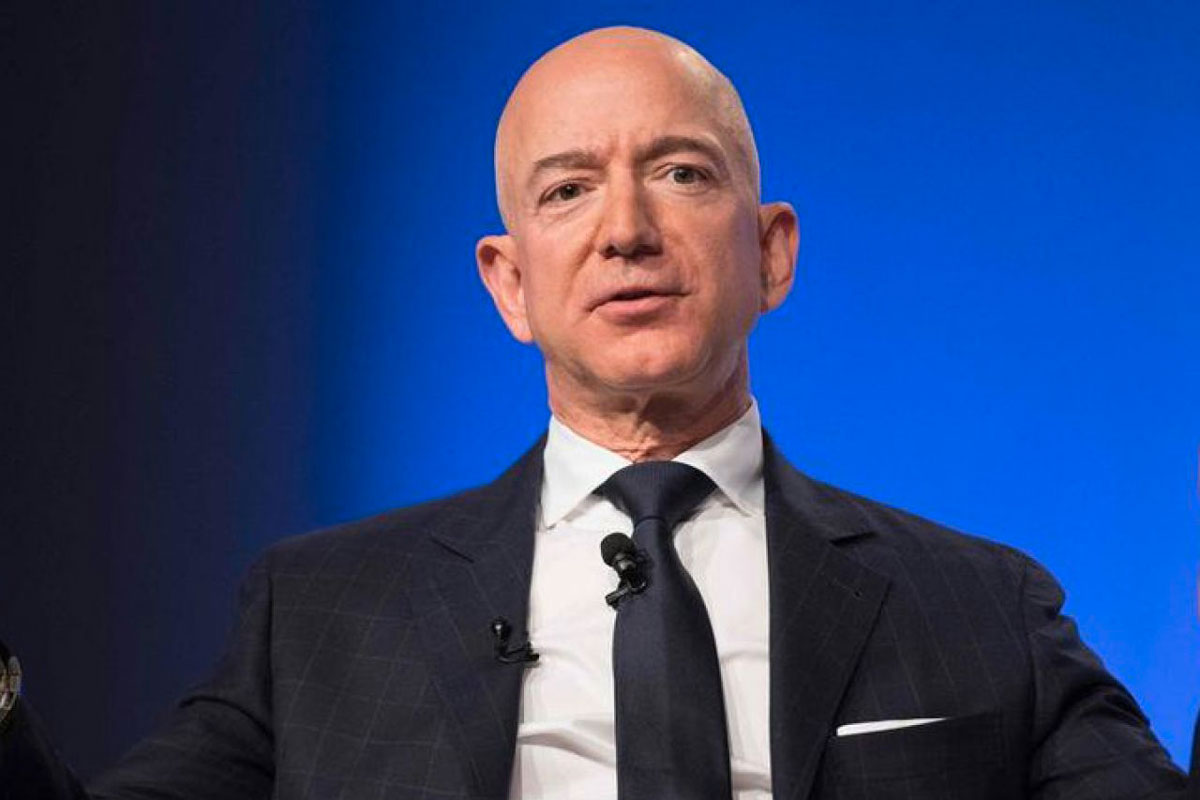
#> input picture images/Jeff Bezoz.jpg, 1200 x 800 px, given in place of the camera
$ python demo_operations.py   (older library calls are emulated)
#> lines starting #> are read from the running program, lines starting #| are printed output that depends on the picture
### image_processing.py
import cv2
import numpy as np
from scipy import stats
import matplotlib.pyplot as plt
from skimage.filters import gabor
from skimage.feature import canny

class ImageProcessor:
    """
    Image processing class implementing all required basic operations
    for the Virtual Camera project
    """

    def __init__(self):
        """Initialize the image processor"""
        self.last_histogram = None

    def statistical_analysis(self, frame):
        """
        Perform statistical analysis on each RGB channel
        Returns: dict with statistics for each channel
        """
        stats_dict = {}

        # Split into RGB channels
        b, g, r = cv2.split(frame)
        channels = {'red': r, 'green': g, 'blue': b}

        for channel_name, channel_data in channels.items():
            # Flatten the channel for calculations
            flat_channel = channel_data.flatten()

            stats_dict[channel_name] = {
                'mean': np.mean(flat_channel),
                'mode': stats.mode(flat_channel, keepdims=True)[0][0],
                'std': np.std(flat_channel),
                'max': np.max(flat_channel),
                'min': np.min(flat_channel)
            }

        return stats_dict

    def linear_transformation(self, frame, alpha=1.2, beta=30):
        """
        Apply linear transformation: new_pixel = alpha * old_pixel + beta
        Args:
            frame: input image
            alpha: contrast multiplier
            beta: brightness offset
        """
        # Apply transformation and clip values to valid range
        transformed = cv2.convertScaleAbs(frame, alpha=alpha, beta=beta)
        return transformed

    def calculate_entropy(self, frame):
        """
        Calculate entropy for each RGB channel
        Returns: dict with entropy values
        """
        entropy_dict = {}

        # Split into RGB channels
        b, g, r = cv2.split(frame)
        channels = {'red': r, 'green': g, 'blue': b}

        for channel_name, channel_data in channels.items():
            # Calculate histogram
            hist, _ = np.histogram(channel_data, bins=256, range=(0, 256))

            # Normalize histogram to get probabilities
            hist = hist / hist.sum()

            # Remove zero probabilities to avoid log(0)
            hist = hist[hist > 0]

            # Calculate entropy: -sum(p * log2(p))
            entropy = -np.sum(hist * np.log2(hist))
            entropy_dict[channel_name] = entropy

        return entropy_dict

    # [34 lines left out: function plot_histogram, not called in this run]

    def histogram_equalization(self, frame):
        """
        Apply histogram equalization to each channel separately
        """
        # Split into RGB channels
        b, g, r = cv2.split(frame)

        # Apply histogram equalization to each channel
        r_eq = cv2.equalizeHist(r)
        g_eq = cv2.equalizeHist(g)
        b_eq = cv2.equalizeHist(b)

        # Merge channels back
        equalized = cv2.merge([b_eq, g_eq, r_eq])
        return equalized

    def edge_detection_filter(self, frame):
        """
        Apply Canny edge detection filter
        """
        # Convert to grayscale for edge detection
        gray = cv2.cvtColor(frame, cv2.COLOR_BGR2GRAY)

        # Apply Canny edge detection
        edges = cv2.Canny(gray, 50, 150)

        # Convert back to 3-channel for consistency
        edges_colored = cv2.cvtColor(edges, cv2.COLOR_GRAY2BGR)
        return edges_colored

    def blur_filter(self, frame, kernel_size=15):
        """
        Apply Gaussian blur filter
        """
        blurred = cv2.GaussianBlur(frame, (kernel_size, kernel_size), 0)
        return blurred

    def sharpen_filter(self, frame):
        """
        Apply sharpening filter using convolution
        """
        # Define sharpening kernel
        kernel = np.array([[-1, -1, -1],
                          [-1,  9, -1],
                          [-1, -1, -1]])

        # Apply filter
        sharpened = cv2.filter2D(frame, -1, kernel)
        return sharpened

    def sobel_filter(self, frame):
        """
        Apply Sobel edge detection filter
        """
        # Convert to grayscale
        gray = cv2.cvtColor(frame, cv2.COLOR_BGR2GRAY)

        # Apply Sobel filter in X and Y directions
        sobel_x = cv2.Sobel(gray, cv2.CV_64F, 1, 0, ksize=3)
        sobel_y = cv2.Sobel(gray, cv2.CV_64F, 0, 1, ksize=3)

        # Combine X and Y gradients
        sobel_combined = np.sqrt(sobel_x**2 + sobel_y**2)

        # Normalize to 0-255 range
        sobel_combined = np.uint8(sobel_combined / sobel_combined.max() * 255)

        # Convert back to 3-channel
        sobel_colored = cv2.cvtColor(sobel_combined, cv2.COLOR_GRAY2BGR)
        return sobel_colored

    def gabor_filter(self, frame, frequency=0.6):
        """
        Apply Gabor filter
        """
        # Convert to grayscale
        gray = cv2.cvtColor(frame, cv2.COLOR_BGR2GRAY)

        # Apply Gabor filter
        filtered_real, _ = gabor(gray, frequency=frequency)

        # Normalize to 0-255 range
        filtered_normalized = np.uint8((filtered_real - filtered_real.min()) /
                                     (filtered_real.max() - filtered_real.min()) * 255)

        # Convert back to 3-channel
        gabor_colored = cv2.cvtColor(filtered_normalized, cv2.COLOR_GRAY2BGR)
        return gabor_colored

    def process_frame(self, frame, filter_type="edge"):
        """
        Main processing function that applies all required operations
        Args:
            frame: input frame from camera
            filter_type: type of filter to apply ("edge", "blur", "sharpen", "sobel", "gabor")
        """
        # 1. Statistical Analysis (print to console for monitoring)
        stats = self.statistical_analysis(frame)

        # 2. Linear Transformation
        transformed = self.linear_transformation(frame, alpha=1.1, beta=20)

        # 3. Calculate Entropy
        entropy = self.calculate_entropy(transformed)

        # 4. Histogram Equalization
        equalized = self.histogram_equalization(transformed)

        # 5. Apply selected filter
        if filter_type == "edge":
            filtered = self.edge_detection_filter(equalized)
        elif filter_type == "blur":
            filtered = self.blur_filter(equalized)
        elif filter_type == "sharpen":
            filtered = self.sharpen_filter(equalized)
        elif filter_type == "sobel":
            filtered = self.sobel_filter(equalized)
        elif filter_type == "gabor":
            filtered = self.gabor_filter(equalized)
        else:
            filtered = self.edge_detection_filter(equalized)  # Default to edge detection

        return filtered, stats, entropy

    # [26 lines left out: function display_statistics, not called in this run]

### demo_operations.py
import cv2
import numpy as np
import matplotlib.pyplot as plt
from image_processing import ImageProcessor

def demonstrate_operations():
    """
    Demonstrate all implemented image processing operations
    """
    # Load a sample image or capture from camera
    cap = cv2.VideoCapture(0)
    if not cap.isOpened():
        print("Cannot open camera. Using sample image instead.")
        # Create a sample image
        sample_img = np.random.randint(0, 255, (480, 640, 3), dtype=np.uint8)
    else:
        ret, sample_img = cap.read()
#> sample_img is the input picture: shape (800, 1200, 3); mean B, G, R 117.3, 67.6, 45.4
        cap.release()
        if not ret:
            sample_img = np.random.randint(0, 255, (480, 640, 3), dtype=np.uint8)

    # Initialize processor
    processor = ImageProcessor()

    print("=== Demonstrating Image Processing Operations ===\n")

    # 1. Statistical Analysis
    print("1. Statistical Analysis:")
    stats = processor.statistical_analysis(sample_img)
#> the loop in statistical_analysis, `for channel_name, channel_data in channels.items():` made 3 passes
#> channel_name on passes 1 to 3: 'red', 'green', 'blue'
#> after the loop in statistical_analysis, `for channel_name, channel_data in channels.items():`: stats_dict = 3 items
#> stats = 3 items
    for channel, data in stats.items():
        print(f"   {channel.upper()} Channel:")
        print(f"     Mean: {data['mean']:.2f}")
        print(f"     Mode: {data['mode']}")
        print(f"     Std Dev: {data['std']:.2f}")
        print(f"     Max: {data['max']}")
        print(f"     Min: {data['min']}")
#> this loop made 3 passes
#> (printed output is left out)
    print()

    # 2. Linear Transformation
    print("2. Linear Transformation (α=1.2, β=30):")
    transformed = processor.linear_transformation(sample_img, alpha=1.2, beta=30)
#> in linear_transformation, `transformed = cv2.convertScaleAbs(frame, alpha=alpha, beta=beta)`:
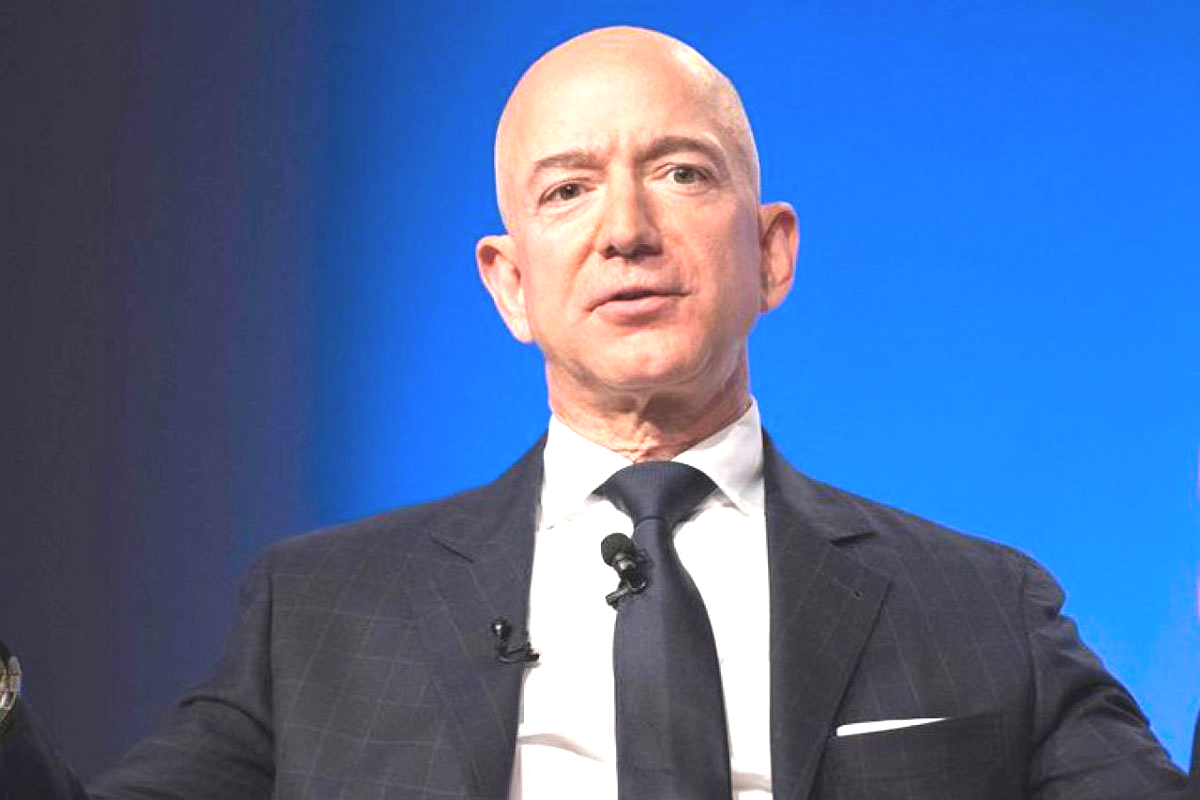
#> transformed: shape (800, 1200, 3); mean B, G, R 159.8, 109, 79.5
    print("   Applied successfully - increases contrast and brightness")
    print()

    # 3. Entropy Calculation
    print("3. Entropy Calculation:")
    entropy = processor.calculate_entropy(sample_img)
#> the loop in calculate_entropy, `for channel_name, channel_data in channels.items():` made 3 passes
#> (channel_name, entropy) on passes 1 to 3: ('red', 5.61), ('green', 7.01), ('blue', 7.51)
#> after the loop in calculate_entropy, `for channel_name, channel_data in channels.items():`: entropy_dict = {'red': 5.61, 'green': 7.01, 'blue': 7.51}
#> entropy = {'red': 5.61, 'green': 7.01, 'blue': 7.51}
    for channel, value in entropy.items():
        print(f"   {channel.upper()} Channel Entropy: {value:.3f}")
#> this loop made 3 passes
#|    RED Channel Entropy: 5.614
#|    GREEN Channel Entropy: 7.009
#|    BLUE Channel Entropy: 7.506
    print()

    # 4. Histogram Equalization
    print("4. Histogram Equalization:")
    equalized = processor.histogram_equalization(sample_img)
    print("   Applied successfully - enhances contrast")
    print()

    # 5. Filters
    print("5. Filters:")
    filters = [
        ("Edge Detection (Canny)", processor.edge_detection_filter),
        ("Gaussian Blur", processor.blur_filter),
        ("Sharpen", processor.sharpen_filter),
        ("Sobel Edge Detection", processor.sobel_filter),
        ("Gabor Filter", processor.gabor_filter)
    ]

    for filter_name, filter_func in filters:
        try:
            filtered = filter_func(sample_img)
            print(f"   ✓ {filter_name}: Applied successfully")
        except Exception as e:
            print(f"   ✗ {filter_name}: Error - {e}")
#> this loop made 5 passes
#> pass 1, in edge_detection_filter, `edges = cv2.Canny(gray, 50, 150)`:
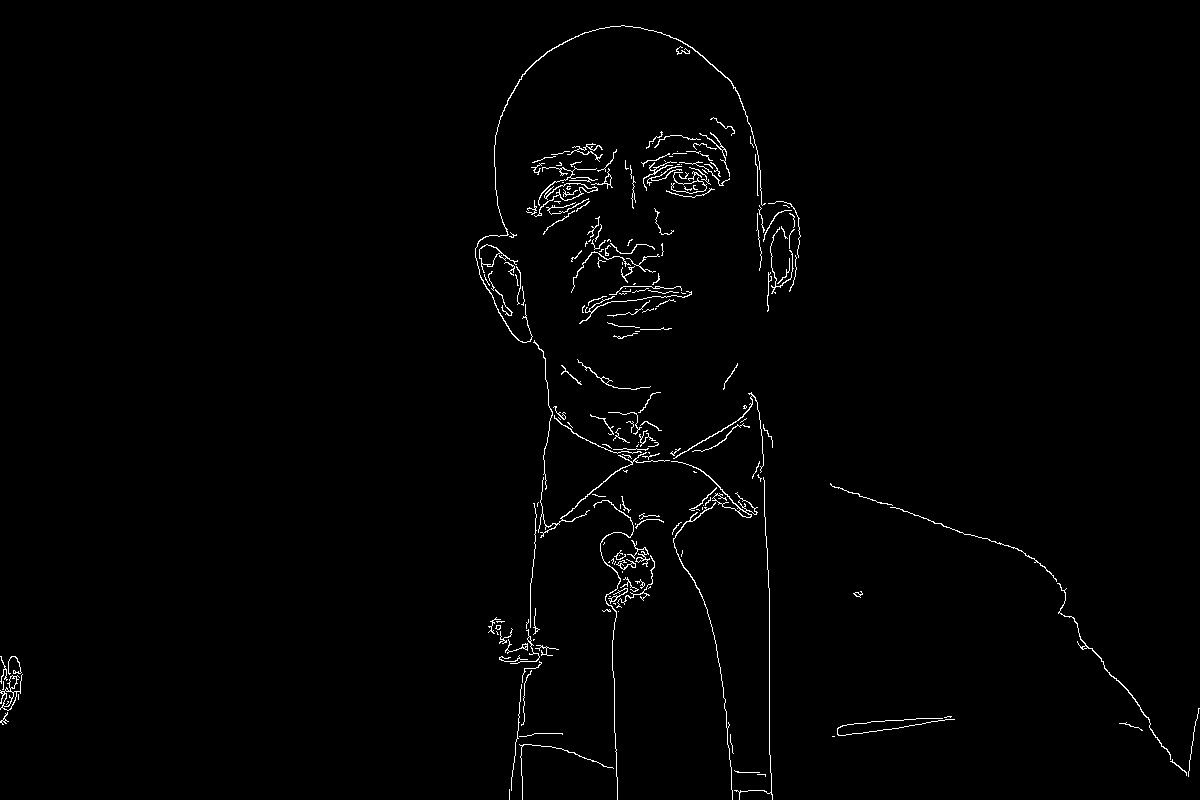
#> edges: shape (800, 1200); 1.2% white in thin lines or dots
    print()

    # 6. Create visual comparison
    print("6. Creating visual comparison...")

    # Apply all operations in sequence
    final_processed, final_stats, final_entropy = processor.process_frame(sample_img, "edge")
#> the loop in statistical_analysis (call 2), `for channel_name, channel_data in channels.items():` made 3 passes
#> in process_frame, `stats = self.statistical_analysis(frame)`: stats = 3 items
#> in calculate_entropy (call 2), `b, g, r = cv2.split(frame)`:
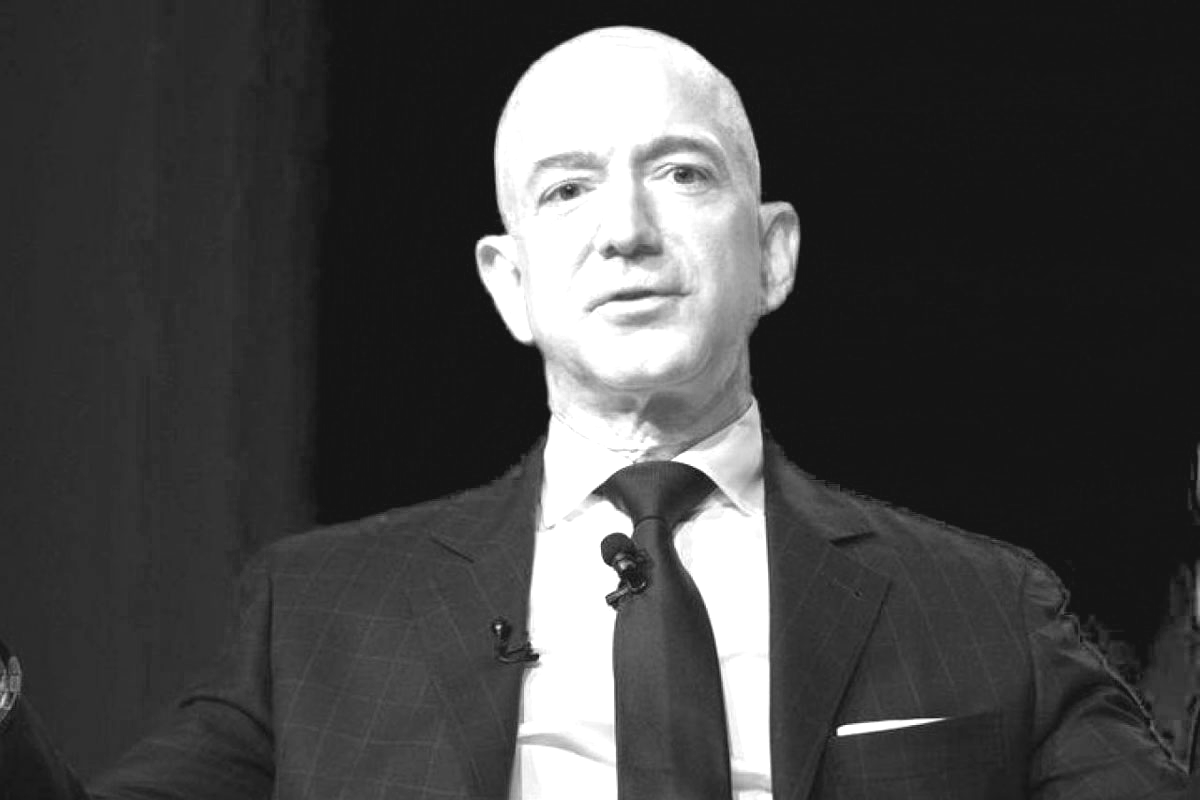
#> r: shape (800, 1200); min 20, max 255, mean 68.1
#> the loop in calculate_entropy (call 2), `for channel_name, channel_data in channels.items():` made 3 passes
#> (channel_name, entropy) on passes 1 to 3: ('red', 5.2), ('green', 6.82), ('blue', 6.58)
#> after the loop in calculate_entropy (call 2), `for channel_name, channel_data in channels.items():`: entropy_dict = {'red': 5.2, 'green': 6.82, 'blue': 6.58}
#> in edge_detection_filter (call 2), `edges = cv2.Canny(gray, 50, 150)`: edges: shape (800, 1200); 3.2% white in thin lines or dots
#> in edge_detection_filter (call 2), `edges_colored = cv2.cvtColor(edges, cv2.COLOR_GRAY2BGR)`: edges_colored: shape (800, 1200, 3); 3.2% white in thin lines or dots
#> final_stats = 3 items; final_entropy = {'red': 5.2, 'green': 6.82, 'blue': 6.58}

    # Display results
    fig, axes = plt.subplots(2, 3, figsize=(15, 10))
    fig.suptitle('Image Processing Operations Demonstration', fontsize=16)

    # Original
    axes[0, 0].imshow(cv2.cvtColor(sample_img, cv2.COLOR_BGR2RGB))
    axes[0, 0].set_title('Original Image')
    axes[0, 0].axis('off')

    # Linear Transformation
    axes[0, 1].imshow(cv2.cvtColor(transformed, cv2.COLOR_BGR2RGB))
    axes[0, 1].set_title('Linear Transformation')
    axes[0, 1].axis('off')

    # Histogram Equalization
    axes[0, 2].imshow(cv2.cvtColor(equalized, cv2.COLOR_BGR2RGB))
    axes[0, 2].set_title('Histogram Equalized')
    axes[0, 2].axis('off')

    # Edge Detection
    edge_result = processor.edge_detection_filter(sample_img)
    axes[1, 0].imshow(cv2.cvtColor(edge_result, cv2.COLOR_BGR2RGB))
    axes[1, 0].set_title('Edge Detection')
    axes[1, 0].axis('off')

    # Blur
    blur_result = processor.blur_filter(sample_img)
    axes[1, 1].imshow(cv2.cvtColor(blur_result, cv2.COLOR_BGR2RGB))
    axes[1, 1].set_title('Gaussian Blur')
    axes[1, 1].axis('off')

    # Final processed
    axes[1, 2].imshow(cv2.cvtColor(final_processed, cv2.COLOR_BGR2RGB))
    axes[1, 2].set_title('Full Processing Pipeline')
    axes[1, 2].axis('off')

    plt.tight_layout()
    plt.savefig('processing_demonstration.png', dpi=150, bbox_inches='tight')
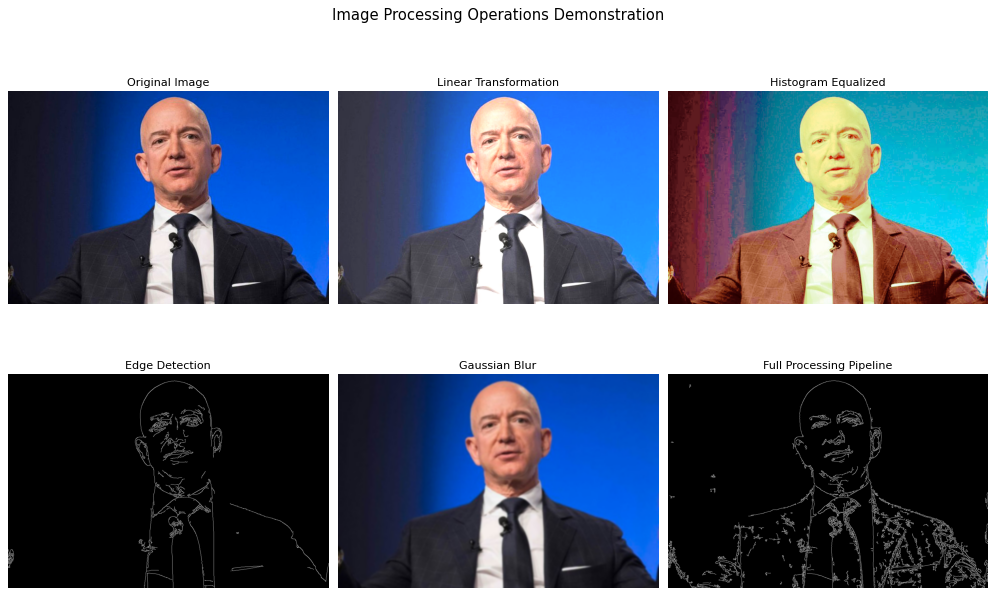
#> figure drawn by matplotlib, 6 panels
    plt.show()

    print("✓ All operations demonstrated successfully!")
    print("✓ Visual comparison saved as 'processing_demonstration.png'")

if __name__ == "__main__":
    demonstrate_operations()
